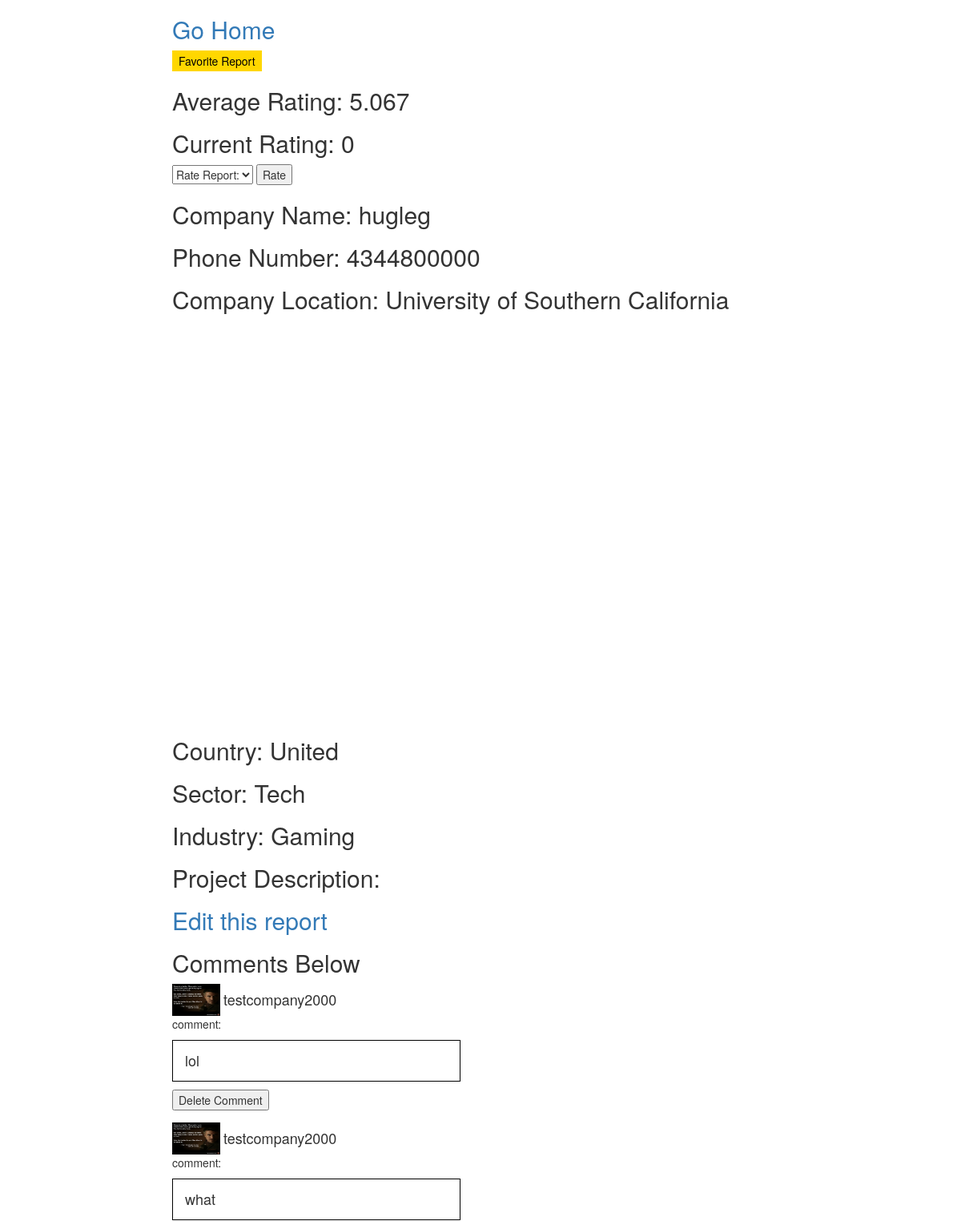
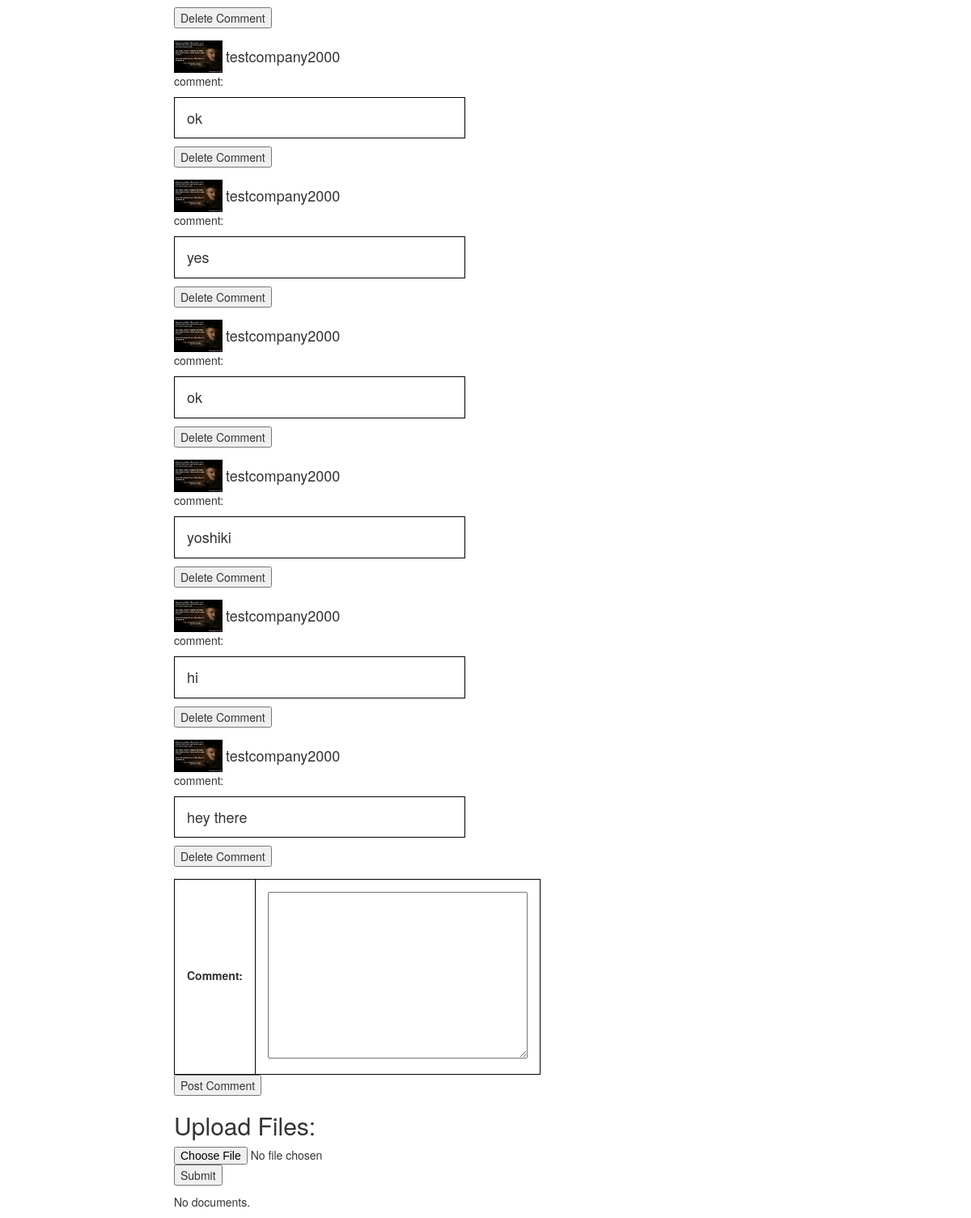
/catalog/viewreport/1/success/ (signed in), run on the app's committed database (2 pictures, top to bottom).
### catalog/models.py (models this page shows)
class Report(models.Model):
    report_no = models.AutoField(primary_key=True)
    current_projects = models.CharField(default= "No current Projects",max_length= 1000, help_text="Projects")
    company = models.CharField(max_length=30, help_text="Company name")
    funding_goal = models.CharField(max_length=20, help_text="Funding goal", default="10,000")
    phone = models.CharField(max_length=20, help_text="Company phone number")
    location = models.CharField(max_length=20, help_text="Company location")
    country = models.CharField(max_length=30,help_text="Company country")
    sector = models.CharField(max_length=30, help_text="Company sector")
    industry = models.CharField(max_length=30, help_text="Company industry")
    description=models.CharField(default="No description yet",max_length=3000,help_text="Project description")
    timestamp = models.DateTimeField(default = timezone.now)
    is_private = models.BooleanField(default = False)
    files = models.ForeignKey(file, null=True, blank=True)
    is_favorite=models.BooleanField(default=False)
    favorite_count=models.IntegerField(default=0)
    average_rate=models.FloatField(default=0)

class comment(models.Model):
    sender_name = models.CharField(max_length= 100, help_text='sender name')
    comment=models.CharField(max_length=2000,help_text="comment")
    report_id=models.IntegerField(default = 0, help_text='report id')

class profile(models.Model):
    user = models.OneToOneField(User,primary_key=True)
    is_manager = models.BooleanField(default = False)
    objects = models.Manager()
    is_company = models.BooleanField(default = False)
    is_investor=models.BooleanField(default=False)
    is_suspended = models.BooleanField(default=False)
    avatar = models.ImageField(upload_to='images/',blank = True,default='images/default.jpg')

### catalog/views.py (the view)
# urls.py: url(r'^viewreport/(?P<pk>[0-9]+)/$', views.viewreport, name='viewreport'),
@login_required(login_url = 'login')
def viewreport(request,pk):
    report=Report.objects.get(pk=pk)
    current_rate=0
    if request.method=="POST" and "post_comment" in request.POST:
        form=CommentForm(request.POST)
        if form.is_valid():
            comment_content=form.cleaned_data["comment"]
            comment.objects.create(sender_name=request.user.username,comment=comment_content,report_id=pk)
    elif request.method=="POST" and "delete-comment" in request.POST:
        print("delete-comment" in request.POST)
        comment_id=request.POST.get("comment_id")
        print(comment_id)
        comment_delete=comment.objects.get(id=comment_id)
        comment_delete.delete()
    elif request.method=="POST" and "rate" in request.POST:
        print(request.POST.get("dropdown"))
        rate=float(request.POST.get("dropdown"))
        current_rate=rate
        reportRate.objects.create(report_rate=rate,rate_by=request.user.username,report_id=pk)
    elif request.method=="POST" and "favorite_report" in request.POST:
        report.is_favorite=True
        report.save()
    elif request.method=="POST" and "unfavorite_report" in request.POST:
        report.is_favorite=False
        report.save()
    reportRates=reportRate.objects.filter(report_id=pk)
    totalRate=0
    count=0
    for r in reportRates:
        totalRate+=r.report_rate
        count+=1
    if count!=0:
        average_rate=totalRate/count
    else:
        average_rate=0
    report.average_rate=average_rate
    report.save()
    average_rate_format=format(report.average_rate, '.3f')
    comments=comment.objects.filter(report_id=pk)
    geolocator = Nominatim()
    location = geolocator.geocode(report.location)
    print(location.latitude)
    print(location.longitude)
    return render(request,'view_report.html',{
    "report":report,"location":location,"commentform":CommentForm(),"comments":comments,"averageRate":average_rate_format,"currentRate":current_rate
})

### catalog/forms.py
class CommentForm(forms.Form):
    comment = forms.CharField(widget=forms.Textarea)

### catalog/models.py (called while the page is built)
    def filename(self):
        return os.path.basename(self.file.name)

### catalog/templates/view_report.html (shortened to what this page needs)
{% extends "base_generic.html" %}
{% block content %}
<h2><a href={% url 'gohome' %}>Go Home</a></h2>
{% if report.is_favorite %}
<form method = "POST" action ="." class = "form-group">{% csrf_token %}
            <input type="submit" class = "button1" value="Unfavorite Report" name="unfavorite_report"/>
        </form>
        {% else  %}
        <form method = "POST" action ="." class = "form-group">{% csrf_token %}
                    <input type="submit" class = "button2" value="Favorite Report" name="favorite_report"/>
        </form>
        {% endif %}
<h2>Average Rating: {{averageRate}}</h2>
<h2>Current Rating: {{currentRate}}</h2>
<form action="" method="post">{% csrf_token %}
  <select name="dropdown">
    <option selected="selected" disabled>Rate Report:</option>
  </select>
  <input type="submit" value="Rate" name="rate">
</form>
<h2>
Company Name: {{report.company}}
</h2>
<h2>
Phone Number: {{report.phone}}
</h2>
<h2>
Company Location: {{report.location}}
</h2>
   <head>
  </head>
  <body>
    <div id="map" style="width: 500px; height: 500px;"></div>
  </body>
<h2>
Country: {{report.country}}
</h2>
<h2>
Sector: {{report.sector}}
</h2>
<h2>
Industry: {{report.industry}}
</h2>
<h2>
  Project Description:
</h2>
<h2>
    <a href={% url 'edit_report' report.pk %}>Edit this report</a>
</h2>
<h2>Comments Below</h2>
{% for comment in comments  %}
<div class="people-wrap">
  <div class="people">
<img src = "{{ user.profile.avatar.url }}" width = "60" height="40">
</div>
<div class="card">
 <h4>{{comment.sender_name}}</h4>
</div>
</div>
<br/>
comment: <h4 class="comment">{{comment.comment}}</h4>
<form method = "POST" action ="." class = "form-group">{% csrf_token %}
        <input type="submit" class = "submit" value="Delete Comment" name = "delete-comment" />
        </form>
{% endfor  %}
<form method = "POST" action ="." class = "form-group">{% csrf_token %}
            <table>
            {{ commentform}}
            </table>
            <input type="submit" class = "submit" value="Post Comment" name="post_comment"/>
        </form>
<h2>Upload Files:</h2>
         <form action="{% url 'uploadfile' report.pk %}" method="post" enctype="multipart/form-data">{% csrf_token %}
    <p>
      <input id="id_image" type="file" class="" name="file">
    <input type="submit" value="Submit" />
</form>
{% if documents %}
            <ul>
                {% for document in documents %}
                    <li><a href="{{ document.url }}">{{ document.name }}</a></li>
                {% endfor %}
            </ul>
        {% else %}
            <p>No documents.</p>
{% endif %}
{% endblock %}

### catalog/static/css/styles.css (style rules this page uses)
table, th, td { border: 1px solid black; padding: 15px; }
.comment { border: 1px solid black; padding: 15px; }
th { cursor: pointer; }

### catalog/templates/view_report.html (style rules this page uses)
.comment { border: 1px solid black; padding: 15px; width: 360px }
.button2 { background-color: Gold; color: black; border: 2px solid Gold; }
#map { height: 100%; }
body { height: 100%; margin: 0; padding: 0; }
.people-wrap { width: 40%; display: inline-block; }
.people, .card { display: inline-block; vertical-align: middle }
img { display: block }

### data on the page
Report: company "hugleg", phone "4344800000", location "University of Southern California", country "United", sector "Tech", industry "Gaming"
comment: profile.avatar (picture), sender_name "testcompany2000", comment "lol"
comment: profile.avatar (picture), sender_name "testcompany2000", comment "what"
comment: profile.avatar (picture), sender_name "testcompany2000", comment "ok"
comment: profile.avatar (picture), sender_name "testcompany2000", comment "yes"
comment: profile.avatar (picture), sender_name "testcompany2000", comment "ok"
comment: profile.avatar (picture), sender_name "testcompany2000", comment "yoshiki"
comment: profile.avatar (picture), sender_name "testcompany2000", comment "hi"
comment: profile.avatar (picture), sender_name "testcompany2000", comment "hey there"

### other printed values
{{ averageRate }} "5.067"
{{ currentRate }} "0"
